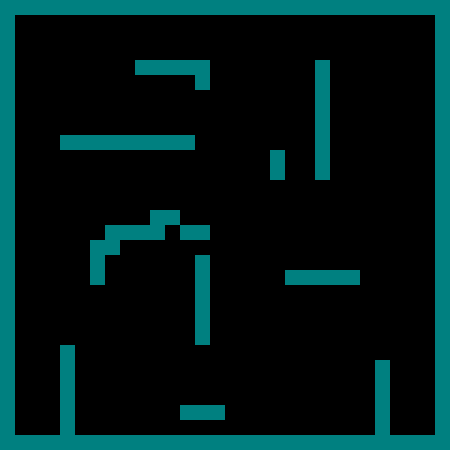

Below is a game level as drawn by its tile map, then a one-line description and the .tmx that defines it (tile-layer data replaced by summaries):
An orthogonal 30x30 tile map with 15x15 px tiles, 1 tile layer (Tile Layer 1).

<map version="1.0" orientation="orthogonal" width="30" height="30" tilewidth="15" tileheight="15">
 <tileset firstgid="1" name="temp" tilewidth="15" tileheight="15">
  <image source="../tileset.png" width="256" height="256" />
 </tileset>
 <layer name="Tile Layer 1" width="30" height="30">
  <data>[900 cells, 178 non-empty, 1 distinct tile ids]</data>
 </layer>
</map>